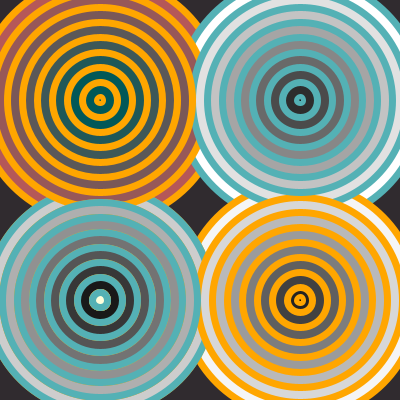
Frame 1 (no input)
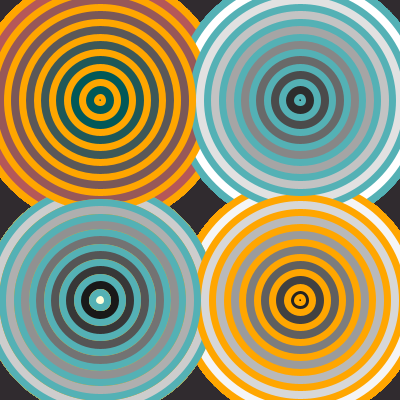
Frame 60 (the mouse pressed at the canvas centre just before this capture)
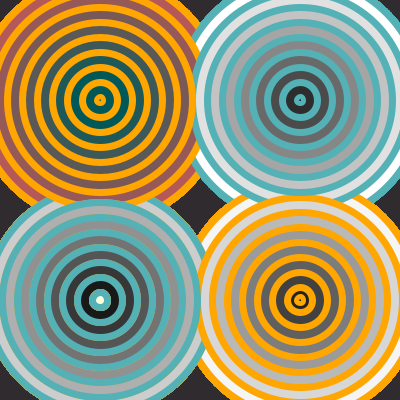
Frame 120 (the mouse held since frame 60 and released just before this capture)

The Processing sketch that drew these frames (run headless with seeded random() and noise(); from frame 60 on, the mouse is pressed at the canvas centre):

// Processing sketch: processing_37348
// ── processing_37348.pde

//homework5
//copyright Joel McCullough Pittsburgh,PA 15221
int w,r,g,b,x1,y1,x2,y2;

void setup()
{
  size(400,400);
  smooth();
   background(48,43,47);
   strokeWeight(7);
}

void draw()
{

   w = 255;
   r = 181; 
   g = 88;
   b = 17;
   x1=100;
   y1=100;
   x2=300;
   y2=300;
  while(w >=0)
  {
    
    if(x1 == 100)
    {
    stroke(255,166,0);
    fill(r,g,g);
    ellipse(x1,y1,w-10,w-10);
    r = r-20; 
    }
    if(x2 == 300)
    {
    stroke(84,177,181);
    fill(w);
    ellipse(x2,y1,w-10,w-10);
    w = w-10; 
    }
    if(x2 == x2)
    {
      stroke(255,166,0);
      fill(w);
      ellipse(x1+200,y2,w-10,w-10);
      w = w-10; 
    }
    if(x1 == x1)
    {
    stroke(255,166,0);
    fill(r,b,b);
    ellipse(x1,y2,w-10,w-10);
    r=r-10; 
    }
    if(x1==x1+200)
     {
    stroke(84,177,181);
    fill(w-30);
    ellipse(x1+200,y2,w-10,w-10);
    w = w-10; 
    }
    if(x1==x1)
     {
    stroke(84,177,181);
    fill(w-30);
    ellipse(x1,y2,w-10,w-10);
    w = w-10; 
    }
  }
      
}
